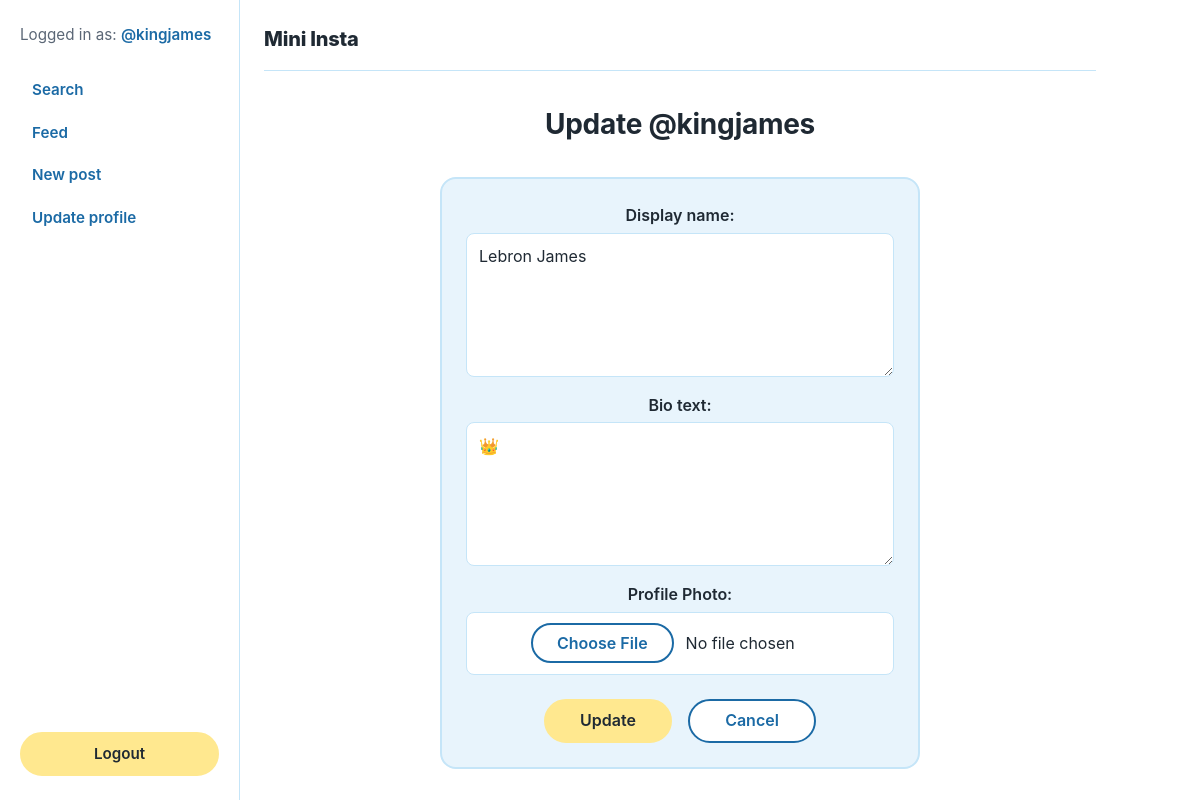
The app's page /mini_insta/profile/update (signed in) with its own data.
### mini_insta/models.py (models this page shows, shortened)
class Profile(models.Model):
     username = models.TextField()
     display_name = models.TextField(blank=True)
     profile_image_url = models.URLField(blank=True)
     bio_text = models.TextField(blank=True)
     join_date = models.DateTimeField(auto_now=True)
     profile_image_file = models.ImageField(blank=True, upload_to='insta_pfps')
     user = models.OneToOneField(User, on_delete=models.CASCADE)

### mini_insta/views.py (the view, shortened to what this page needs)
# urls.py: path(r'profile/update', UpdateProfileView.as_view(), name='update_profile'),
class UpdateProfileView(InstaLRM, UpdateView):
    form_class = UpdateProfileForm
    template_name = 'mini_insta/update_profile_form.html'
    model = Profile
    def get_context_data(self):
        context = super().get_context_data()
        profile = self.get_user_profile()
        context['profile'] = profile
        return context
    def get_object(self, queryset = ...):
            return self.get_user_profile()

### mini_insta/forms.py
class UpdateProfileForm(forms.ModelForm):
    class Meta:
        model = Profile
        fields = [
            'display_name',
            'bio_text'
        ]

### mini_insta/views.py (called while the page is built)
    def get_user_profile(self):
        user = self.request.user
        profile = Profile.objects.get(user=user)
        return profile

### mini_insta/templates/mini_insta/update_profile_form.html (shortened to what this page needs)
{% extends 'mini_insta/base.html' %}
{% block content %}
    <h1>Update @{{profile.username}}</h1>
    <form action="" method="POST" enctype="multipart/form-data">
        <table>
            {{form.as_table}}
        </table>
        <strong>Profile Photo:</strong><input type="file" name="file">
        <input type="submit" value="Update">
        <a href="{% url 'show_profile' profile.pk%}">Cancel</a>
    </form>
{% endblock %}

### mini_insta/templates/mini_insta/base.html (shortened to what this page needs)
{% load static %}
<!DOCTYPE html>
<html lang="en">
    <head>
        <link rel="stylesheet" href="{% static 'insta-styles.css' %}">
    </head>
    <body>
        <nav class="sidebar">
            {% if request.user.is_authenticated %}
                <p>Logged in as: <a href="{% url 'show_user_profile' %}">@{{request.user}}</a></p>
            {% else %}
                <p>Not logged in</p>
            {% endif %}
            <ul>
                <li><a href="{% url 'search' %}">Search</a></li>
                <li><a href="{% url 'show_feed' %}">Feed</a></li>
                <li><a href="{% url 'create_post' %}">New post</a></li>
                {% if profile and profile.user == request.user %}
                    <li><a href="{% url 'update_profile' %}">Update profile</a></li>
                {% endif %}
            </ul>
            {% if request.user.is_authenticated %}
                <form method="post" action="{% url 'logout' %}" class="logout-form">
                    <input type="submit" class="logout-button" value="Logout"></input>
                </form>
            {% else %}
                <a href="{% url 'login' %}" class="login-button">Login</a>
            {% endif %}
        </nav>
        <h1 class="site-title"><a href="{% url 'show_all_profiles' %}">Mini Insta</a></h1>
        {% block content %}
        {% endblock %}
    </body>
</html>

### static/insta-styles.css (style rules this page uses)
:root { --white: #fff; --ink: #1f2933; --muted: #5b6776; --sky: #8fd0f5; --sky-edge: #c5e5f8; --sky-tint: #e8f4fc; --blue: #1b6aa5; --blue-dark: #134f7d; --sun: #ffe88f; --sun-deep: #ffdd66; --sun-edge: #f3e29a; --sun-tint: #fffae0; --danger: #b3261e; --heart: #e0245e; --heart-dark: #c01a4a; --ring: conic-gradient(from 45deg, var(--sky), var(--sun), var(--sky)); --photo-gap: var(--white); --sidebar: 15rem; --font: -apple-system, BlinkMacSystemFont, "Segoe UI", Roboto, Helvetica, Arial, sans-serif; }
* { box-sizing: border-box; }
html { background: var(--white); }
body { max-width: 880px; margin: 0 auto; margin-left: max(var(--sidebar), calc((100% - 880px) / 2)); padding: 1.5rem; color: var(--ink); font-family: var(--font); line-height: 1.5; }
a { color: var(--blue); text-decoration: none; }
.site-title { margin: 0; padding-bottom: 1rem; border-bottom: 1px solid var(--sky-edge); text-align: left; font-size: 1.25rem; font-weight: 800; letter-spacing: -.01em; }
.site-title a { color: inherit; }
.page-title, h1:not(.site-title) { margin: 2rem 0; text-align: center; }
.page-title, h1:not(.site-title), .profile-name { font-size: 1.75rem; font-weight: 700; letter-spacing: -.01em; }
.profile-card, form { padding: 1.5rem; background: var(--sky-tint); border: 2px solid var(--sky-edge); border-radius: 16px; }
form { display: flex; flex-wrap: wrap; justify-content: center; align-items: center; gap: 1rem; max-width: 480px; margin: 0 auto; }
form table, form tbody, form tr, form th, form td { display: block; padding: 0; text-align: center; }
form tr:not(:last-child) { margin-bottom: 1rem; }
form th { margin-bottom: .35rem; }
form th, form > strong { font-weight: 600; }
form > strong { margin-bottom: -.65rem; text-align: center; }
form table, form > strong, form > input[type="file"], form > input[type="url"] { flex: 0 0 100%; }
form :is(input[type="text"], input[type="url"], input[type="email"], input[type="password"], input[type="file"], textarea, select) { display: block; width: 100%; padding: .65rem .75rem; border: 1px solid var(--sky-edge); border-radius: 8px; background: var(--white); color: var(--ink); font: inherit; }
form input[type="file"] { padding-left: 4rem; }
form textarea { height: 9rem; resize: vertical; }
form :is(input[type="text"], input[type="url"], input[type="email"], input[type="password"], input[type="file"], textarea, select):focus { border-color: var(--blue); outline: 2px solid var(--blue); outline-offset: 1px; }
form input[type="submit"], form a, form input[type="file"]::file-selector-button, .login-button, .logout-button { border: 2px solid; border-radius: 999px; font: inherit; font-weight: 600; cursor: pointer; }
form input[type="submit"], form a, .login-button, .logout-button { display: inline-flex; align-items: center; justify-content: center; min-width: 8rem; height: 2.75rem; margin-top: .5rem; padding: 0 1.75rem; line-height: 1.2; text-decoration: none; }
form input[type="submit"], .login-button, .logout-button { background: var(--sun); border-color: var(--sun); color: var(--ink); }
form a, form input[type="file"]::file-selector-button { background: var(--white); border-color: var(--blue); color: var(--blue); }
.sidebar { position: fixed; inset: 0 auto 0 0; z-index: 10; display: flex; flex-direction: column; gap: 1.5rem; width: var(--sidebar); padding: 1.5rem 1.25rem; overflow-y: auto; background: var(--white); border-right: 1px solid var(--sky-edge); font-size: .95rem; }
.sidebar p { margin: 0; color: var(--muted); overflow-wrap: anywhere; }
.sidebar p a { font-weight: 600; }
.sidebar ul { flex: 1; display: flex; flex-direction: column; gap: .25rem; margin: 0; padding: 0; list-style: none; }
.sidebar li a { display: block; padding: .5rem .75rem; border-radius: 8px; font-weight: 600; }
.logout-form { display: contents; }
.login-button, .logout-button { width: 100%; }

### records on screen
Profile: username "kingjames", display_name "Lebron James", bio_text "👑"

### other values on screen
{{ request.user }} "kingjames"
